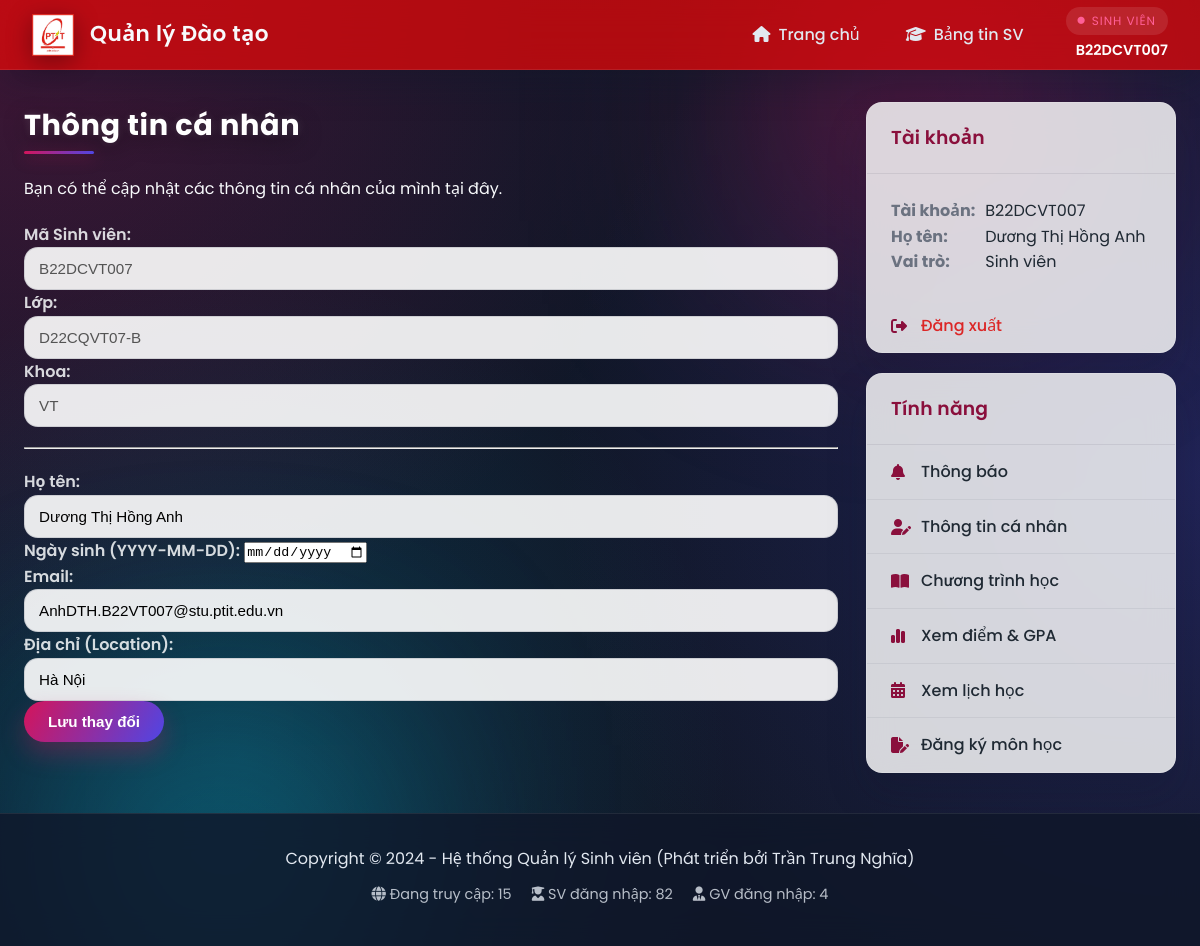
Page /student/profile (signed in) on the committed database.
### api/index.py (models this page shows, shortened)
class TaiKhoan(UserMixin, db.Model):
    __tablename__ = 'tai_khoan'
    username = db.Column(db.String(50), primary_key=True)
    password = db.Column(db.String(255), nullable=False)
    vai_tro = db.Column(db.Enum(VaiTroEnum), nullable=False)

class SinhVien(db.Model):
    __tablename__ = 'sinh_vien'
    ma_sv = db.Column(db.String(50), db.ForeignKey('tai_khoan.username', ondelete='CASCADE'), primary_key=True)
    ho_ten = db.Column(db.String(100), nullable=False)
    ngay_sinh = db.Column(db.Date)
    lop = db.Column(db.String(50))
    khoa = db.Column(db.String(100))
    email = db.Column(db.String(150), unique=True, nullable=True)
    location = db.Column(db.String(200), nullable=True)
    tai_khoan = db.relationship('TaiKhoan',
                                backref=db.backref('sinh_vien', uselist=False, cascade='all, delete-orphan'),
                                foreign_keys=[ma_sv])
    ket_qua_list = db.relationship('KetQua', backref='sinh_vien', lazy=True, cascade='all, delete-orphan', foreign_keys='KetQua.ma_sv')

### api/index.py (the view, shortened to what this page needs)
@app.route('/student/profile', methods=['GET', 'POST'])
@login_required
@role_required(VaiTroEnum.SINHVIEN)
def student_profile():
    sinh_vien = SinhVien.query.get_or_404(current_user.username)
    return render_template('student_profile.html', sv=sinh_vien)

### api/index.py (called while the page is built)
@login_manager.user_loader
def load_user(user_id):
    return TaiKhoan.query.get(user_id)

@app.before_request
def apply_schema_patches():
    global _TEACHER_SCHEMA_PATCHED
    if _TEACHER_SCHEMA_PATCHED:
        return
    ensure_teacher_profile_columns()
    _TEACHER_SCHEMA_PATCHED = True

def role_required(vai_tro_enum):
    def decorator(f):
        @wraps(f)
        def decorated_function(*args, **kwargs):
            if not current_user.is_authenticated:
                return redirect(url_for('login'))
            if current_user.vai_tro != vai_tro_enum:
                abort(403)
            return f(*args, **kwargs)
        return decorated_function
    return decorator

### templates/student_profile.html (shortened to what this page needs)
{% extends "_layout.html" %}
{% block content %}
    <h2>Thông tin cá nhân</h2>
    <p>Bạn có thể cập nhật các thông tin cá nhân của mình tại đây.</p>
    <form method="POST" action="{{ url_for('student_profile') }}">
        <p>
            <label>Mã Sinh viên:</label>
            <input type="text" value="{{ sv.ma_sv }}" disabled>
        </p>
        <p>
            <label>Lớp:</label>
            <input type="text" value="{{ sv.lop }}" disabled>
        </p>
        <p>
            <label>Khoa:</label>
            <input type="text" value="{{ sv.khoa }}" disabled>
        </p>
        <hr style="margin: 20px 0;">
        <p>
            <label for="ho_ten">Họ tên:</label>
            <input type="text" name="ho_ten" id="ho_ten" value="{{ sv.ho_ten or '' }}" required>
        </p>
        <p>
            <label for="ngay_sinh">Ngày sinh (YYYY-MM-DD):</label>
            <input type="date" name="ngay_sinh" id="ngay_sinh" value="{{ sv.ngay_sinh.strftime('%Y-%m-%d') if sv.ngay_sinh else '' }}" required>
        </p>
        <p>
            <label for="email">Email:</label>
            <input type="text" name="email" id="email" value="{{ sv.email or '' }}">
        </p>
        <p>
            <label for="location">Địa chỉ (Location):</label>
            <input type="text" name="location" id="location" value="{{ sv.location or '' }}">
        </p>
        <p>
            <input type="submit" value="Lưu thay đổi">
        </p>
    </form>
{% endblock %}

### templates/_layout.html (shortened to what this page needs)
<!DOCTYPE html>
<html lang="vi">
<head>
    <link rel="stylesheet" href="https://cdnjs.cloudflare.com/ajax/libs/font-awesome/6.5.1/css/all.min.css">
    <link rel="stylesheet" href="{{ url_for('static', filename='css/app.css') }}">
</head>
<body>
<div class="app-shell">
    <header class="app-header">
        <div class="header-logo">
            <img src="{{ url_for('static', filename='Logo.png') }}" alt="Logo">
            <a href="{{ url_for('home') }}" class="header-logo-text">Quản lý Đào tạo</a>
        </div>
        <div class="header-actions">
            <nav class="header-nav">
                <a href="{{ url_for('home') }}" class="{% if request.endpoint == 'home' %}active{% endif %}">
                    <i class="fa-solid fa-house"></i>
                    <span>Trang chủ</span>
                </a>
                {% if current_user.is_authenticated %}
                    {% if current_user.vai_tro.value == 'SINHVIEN' %}
                        <a href="{{ url_for('student_dashboard') }}" class="{% if request.endpoint == 'student_dashboard' %}active{% endif %}">
                            <i class="fa-solid fa-graduation-cap"></i>
                            <span>Bảng tin SV</span>
                        </a>
                    {% else %}
                        <a href="{{ url_for('admin_dashboard') }}" class="{% if request.endpoint == 'admin_dashboard' %}active{% endif %}">
                            <i class="fa-solid fa-gauge-high"></i>
                            <span>Quản trị</span>
                        </a>
                    {% endif %}
                {% endif %}
            </nav>
            {% if current_user.is_authenticated %}
                <div class="header-user">
                    <span class="user-role">
                        <i class="fa-solid fa-circle"></i>
                        {{ 'Sinh viên' if current_user.vai_tro.value == 'SINHVIEN' else 'Giáo viên' }}
                    </span>
                    <span class="user-name">{{ current_user.username }}</span>
                </div>
            {% else %}
                <a href="{{ url_for('login') }}" class="btn btn-ghost header-login">
                    <i class="fa-solid fa-right-to-bracket"></i>
                    Đăng nhập
                </a>
            {% endif %}
        </div>
    </header>
    <div class="app-container">
        <main class="main-content">
            {% block content %}{% endblock %}
        </main>
        <aside class="sidebar-right">
    {% if current_user.is_authenticated %}
        <div class="sidebar-group">
            <h3 class="sidebar-header">Tài khoản</h3>
            <div class="sidebar-content">
                <strong>Tài khoản:</strong> {{ current_user.username }}<br>
                <strong>Họ tên:</strong>
                        {% if current_user.sinh_vien %}
                            {{ current_user.sinh_vien.ho_ten }}
                        {% elif current_user.giao_vien %}
                            {{ current_user.giao_vien.ho_ten }}
                        {% else %}
                            N/A
                        {% endif %}
                        <br>
                <strong>Vai trò:</strong> {{ 'Sinh viên' if current_user.vai_tro.value == 'SINHVIEN' else 'Giáo viên' }}
            </div>
            <nav class="sidebar-nav">
                <a href="{{ url_for('logout') }}" class="logout-link">
                    <i class="fa-solid fa-right-from-bracket"></i>
                    Đăng xuất
                </a>
            </nav>
        </div>
        <div class="sidebar-group">
            <h3 class="sidebar-header">Tính năng</h3>
            <nav class="sidebar-nav">
            {% if current_user.vai_tro.value == 'SINHVIEN' %}
                <a href="{{ url_for('student_dashboard') }}"><i class="fa-solid fa-bell"></i> Thông báo</a>
                <a href="{{ url_for('student_profile') }}"><i class="fa-solid fa-user-pen"></i> Thông tin cá nhân</a>
                <a href="#"><i class="fa-solid fa-book-open"></i> Chương trình học</a>
                <a href="{{ url_for('student_grades') }}"><i class="fa-solid fa-chart-simple"></i> Xem điểm & GPA</a>
                <a href="#"><i class="fa-solid fa-calendar-days"></i> Xem lịch học</a>
                <a href="#"><i class="fa-solid fa-file-pen"></i> Đăng ký môn học</a>
                {% endif %}
            </nav>
        </div>
    {% endif %}
</aside>
    </div>
    <footer class="app-footer">
        <p>Copyright &copy; 2024 - Hệ thống Quản lý Sinh viên (Phát triển bởi Trần Trung Nghĩa)</p>
        <div class="footer-stats">
            <span><i class="fa-solid fa-globe"></i> Đang truy cập: 15</span>
            <span><i class="fa-solid fa-user-graduate"></i> SV đăng nhập: 82</span>
            <span><i class="fa-solid fa-user-tie"></i> GV đăng nhập: 4</span>
        </div>
    </footer>
</div>
</body>
</html>

### rows in the picture
TaiKhoan: vai_tro "SINH VIÊN", username "B22DCVT007", vai_tro "Sinh viên"
SinhVien: ma_sv "B22DCVT007", lop "D22CQVT07-B", khoa "VT", ho_ten "Dương Thị Hồng Anh", email "AnhDTH.B22VT007@stu.ptit.edu.vn", location "Hà Nội", sinh_vien.ho_ten "Dương Thị Hồng Anh"
